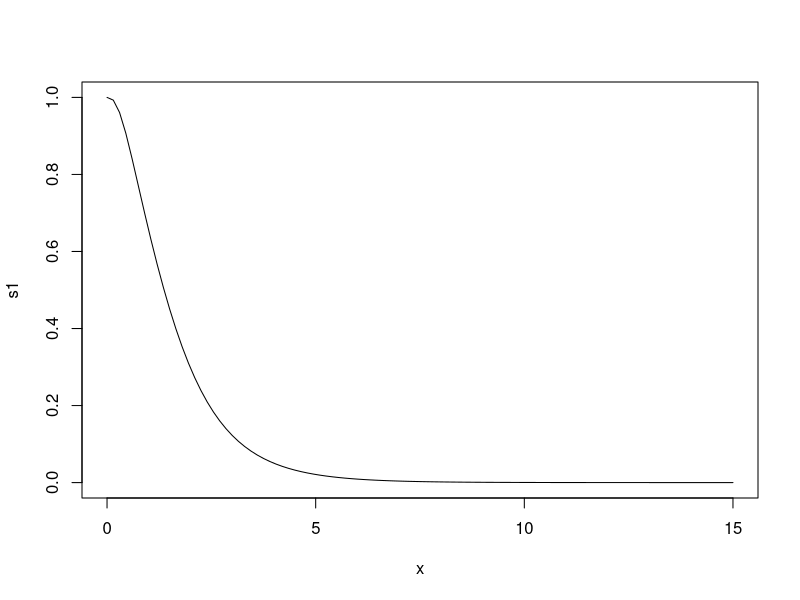

Reproduce this figure in R.
# Given that the survival signature of the system, the survival function of the system with three types of component.
# For each type, components have different exponential distributions with different parameters.
s1<-function(t){
  p<-(1/4)*((1*(1-exp(-0.4*t))^3*(exp(-0.4*t))^0)*(2*(1-exp(-0.8*t))^1*(exp(-0.8*t))^1)*(2*(1-exp(-1.2*t))^1*(exp(-1.2*t))^1))+(1/2)*((1*(1-exp(-0.4*t))^3*(exp(-0.4*t))^0)*(2*(1-exp(-0.8*t))^1*(exp(-0.8*t))^1)*(1*(1-exp(-1.2*t))^0*(exp(-1.2*t))^2))+
     (1/2)*((1*(1-exp(-0.4*t))^3*(exp(-0.4*t))^0)*(1*(1-exp(-0.8*t))^0*(exp(-0.8*t))^2)*(2*(1-exp(-1.2*t))^1*(exp(-1.2*t))^1))+1*((1*(1-exp(-0.4*t))^3*(exp(-0.4*t))^0)*(1*(1-exp(-0.8*t))^0*(exp(-0.8*t))^2)*(1*(1-exp(-1.2*t))^0*(exp(-1.2*t))^2))+
     (1/6)*((3*(1-exp(-0.4*t))^2*(exp(-0.4*t))^1)*(1*(1-exp(-0.8*t))^2*(exp(-0.8*t))^0)*(2*(1-exp(-1.2*t))^1*(exp(-1.2*t))^1))+(1/3)*((3*(1-exp(-0.4*t))^2*(exp(-0.4*t))^1)*(1*(1-exp(-0.8*t))^2*(exp(-0.8*t))^0)*(1*(1-exp(-1.2*t))^0*(exp(-1.2*t))^2))+
     (1/6)*((3*(1-exp(-0.4*t))^2*(exp(-0.4*t))^1)*(2*(1-exp(-0.8*t))^1*(exp(-0.8*t))^1)*(1*(1-exp(-1.2*t))^2*(exp(-1.2*t))^0))+(7/12)*((3*(1-exp(-0.4*t))^2*(exp(-0.4*t))^1)*(2*(1-exp(-0.8*t))^1*(exp(-0.8*t))^1)*(2*(1-exp(-1.2*t))^1*(exp(-1.2*t))^1))+
     (5/6)*((3*(1-exp(-0.4*t))^2*(exp(-0.4*t))^1)*(2*(1-exp(-0.8*t))^1*(exp(-0.8*t))^1)*(1*(1-exp(-1.2*t))^0*(exp(-1.2*t))^2))+(1/3)*((3*(1-exp(-0.4*t))^2*(exp(-0.4*t))^1)*(1*(1-exp(-0.8*t))^0*(exp(-0.8*t))^2)*(1*(1-exp(-1.2*t))^2*(exp(-1.2*t))^0))+
     (5/6)*((3*(1-exp(-0.4*t))^2*(exp(-0.4*t))^1)*(1*(1-exp(-0.8*t))^0*(exp(-0.8*t))^2)*(2*(1-exp(-1.2*t))^1*(exp(-1.2*t))^2))+((3*(1-exp(-0.4*t))^2*(exp(-0.4*t))^1)*(1*(1-exp(-0.8*t))^0*(exp(-0.8*t))^2)*(1*(1-exp(-1.2*t))^0*(exp(-1.2*t))^2))+
     (1/3)*((3*(1-exp(-0.4*t))^1*(exp(-0.4*t))^2)*(1*(1-exp(-0.8*t))^2*(exp(-0.8*t))^0)*(1*(1-exp(-1.2*t))^2*(exp(-1.2*t))^0))+(1/2)*((3*(1-exp(-0.4*t))^1*(exp(-0.4*t))^2)*(1*(1-exp(-0.8*t))^2*(exp(-0.8*t))^0)*(2*(1-exp(-1.2*t))^1*(exp(-1.2*t))^1))+
     (2/3)*((3*(1-exp(-0.4*t))^1*(exp(-0.4*t))^2)*(1*(1-exp(-0.8*t))^2*(exp(-0.8*t))^0)*(1*(1-exp(-1.2*t))^0*(exp(-1.2*t))^2))+(2/3)*((3*(1-exp(-0.4*t))^1*(exp(-0.4*t))^2)*(2*(1-exp(-0.8*t))^1*(exp(-0.8*t))^1)*(1*(1-exp(-1.2*t))^2*(exp(-1.2*t))^0))+
     (11/12)*((3*(1-exp(-0.4*t))^1*(exp(-0.4*t))^2)*(2*(1-exp(-0.8*t))^1*(exp(-0.8*t))^1)*(1*(1-exp(-1.2*t))^1*(exp(-1.2*t))^1))+((3*(1-exp(-0.4*t))^1*(exp(-0.4*t))^2)*(2*(1-exp(-0.8*t))^1*(exp(-0.8*t))^1)*(1*(1-exp(-1.2*t))^0*(exp(-1.2*t))^2))+
    ((3*(1-exp(-0.4*t))^1*(exp(-0.4*t))^2)*(1*(1-exp(-0.8*t))^0*(exp(-0.8*t))^2)*(1*(1-exp(-1.2*t))^2*(exp(-1.2*t))^0))+((3*(1-exp(-0.4*t))^1*(exp(-0.4*t))^2)*(1*(1-exp(-0.8*t))^0*(exp(-0.8*t))^2)*(2*(1-exp(-1.2*t))^1*(exp(-1.2*t))^1))+
    ((3*(1-exp(-0.4*t))^1*(exp(-0.4*t))^2)*(1*(1-exp(-0.8*t))^0*(exp(-0.8*t))^2)*(1*(1-exp(-1.2*t))^0*(exp(-1.2*t))^2))+((1*(1-exp(-0.4*t))^0*(exp(-0.4*t))^3)*(1*(1-exp(-0.8*t))^2*(exp(-0.8*t))^0)*(1*(1-exp(-1.2*t))^2*(exp(-1.2*t))^0))+
    ((1*(1-exp(-0.4*t))^0*(exp(-0.4*t))^3)*(1*(1-exp(-0.8*t))^2*(exp(-0.8*t))^0)*(2*(1-exp(-1.2*t))^1*(exp(-1.2*t))^1))+((1*(1-exp(-0.4*t))^0*(exp(-0.4*t))^3)*(1*(1-exp(-0.8*t))^2*(exp(-0.8*t))^0)*(1*(1-exp(-1.2*t))^0*(exp(-1.2*t))^2))+
    ((1*(1-exp(-0.4*t))^0*(exp(-0.4*t))^3)*(2*(1-exp(-0.8*t))^1*(exp(-0.8*t))^1)*(1*(1-exp(-1.2*t))^2*(exp(-1.2*t))^0))+((1*(1-exp(-0.4*t))^0*(exp(-0.4*t))^3)*(2*(1-exp(-0.8*t))^1*(exp(-0.8*t))^1)*(2*(1-exp(-1.2*t))^1*(exp(-1.2*t))^1))+
    ((1*(1-exp(-0.4*t))^0*(exp(-0.4*t))^3)*(2*(1-exp(-0.8*t))^1*(exp(-0.8*t))^1)*(1*(1-exp(-1.2*t))^0*(exp(-1.2*t))^2))+((1*(1-exp(-0.4*t))^0*(exp(-0.4*t))^3)*(1*(1-exp(-0.8*t))^0*(exp(-0.8*t))^2)*(1*(1-exp(-1.2*t))^2*(exp(-1.2*t))^0))+
    ((1*(1-exp(-0.4*t))^0*(exp(-0.4*t))^3)*(1*(1-exp(-0.8*t))^0*(exp(-0.8*t))^2)*(2*(1-exp(-1.2*t))^1*(exp(-1.2*t))^1))+((1*(1-exp(-0.4*t))^0*(exp(-0.4*t))^3)*(1*(1-exp(-0.8*t))^0*(exp(-0.8*t))^2)*(1*(1-exp(-1.2*t))^0*(exp(-1.2*t))^2))
  return(p)
}
plot(s1,0,15,ylim=range(c(0,1)),type="l",col=1)

